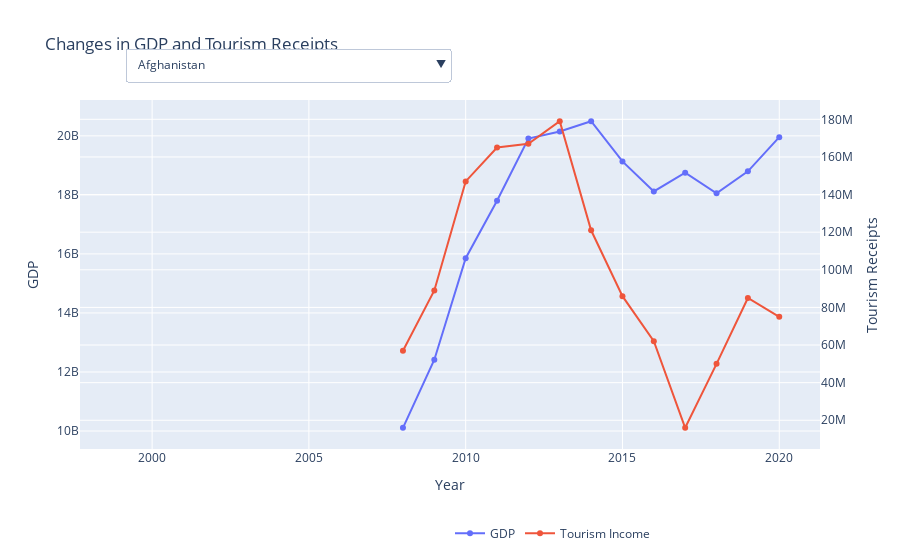

Notebook cell for this chart:
### Markdown cell above
- **First, we plot and analyse the changes in GDP VS tourism_receipts, to observe correlations (if any)**

### Code cell
gdp_data = pivoted_df_filtered['gdp']
tourism_data = pivoted_df_filtered['tourism_receipts']

countries = gdp_data.index

fig = go.Figure()

initial_country = countries[0]  # Default to the first country
gdp_country = gdp_data.loc[initial_country]
tourism_country = tourism_data.loc[initial_country]


fig.add_trace(
    go.Scatter(
        x=gdp_country.index, 
        y=gdp_country.values,
        mode='lines+markers',
        name='GDP',
        yaxis='y1'
    )
)

fig.add_trace(
    go.Scatter(
        x=tourism_country.index, 
        y=tourism_country.values,
        mode='lines+markers',
        name='Tourism Income',
        yaxis='y2'
    )
)

fig.update_layout(
    title=f"Changes in GDP and Tourism Receipts",
    xaxis_title="Year",
    yaxis=dict(title="GDP", side='left'),
    yaxis2=dict(title="Tourism Receipts", overlaying='y', side='right'),
    legend=dict(x=0.5, y=-0.2, orientation='h')
)

dropdown_buttons = []

for country in countries:
    gdp_country = gdp_data.loc[country]
    tourism_country = tourism_data.loc[country]

    dropdown_buttons.append(
        dict(
            label=country,
            method='update',
            args=[
                {'x': [gdp_country.index, tourism_country.index],  # Update x data
                 'y': [gdp_country.values, tourism_country.values]},  # Update y data
                {'title': f"Changes in GDP and Tourism Receipts for {country}"}  # Update title
            ]
        )
    )

fig.update_layout(
    updatemenus=[
        dict(
            buttons=dropdown_buttons,
            direction="down",
            showactive=True,
            x=0.5,
            y=1.15
        )
    ]
)

fig.show()
